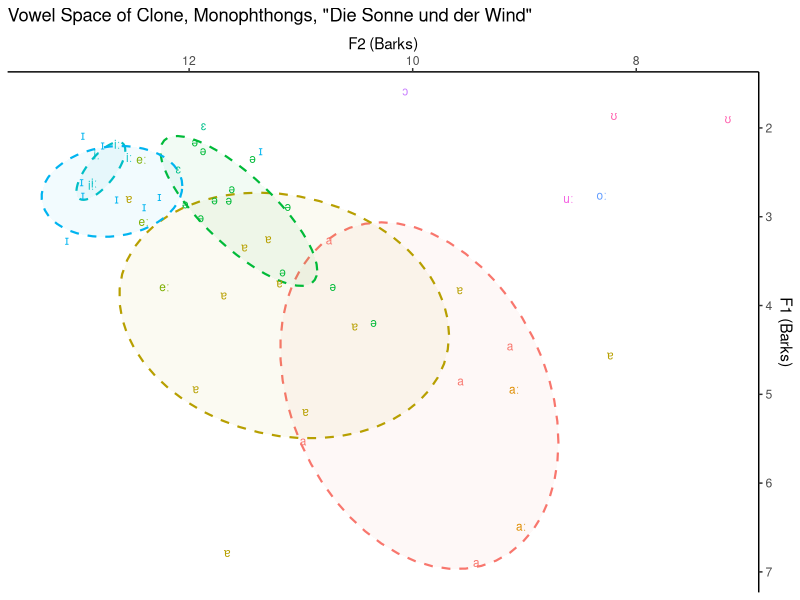
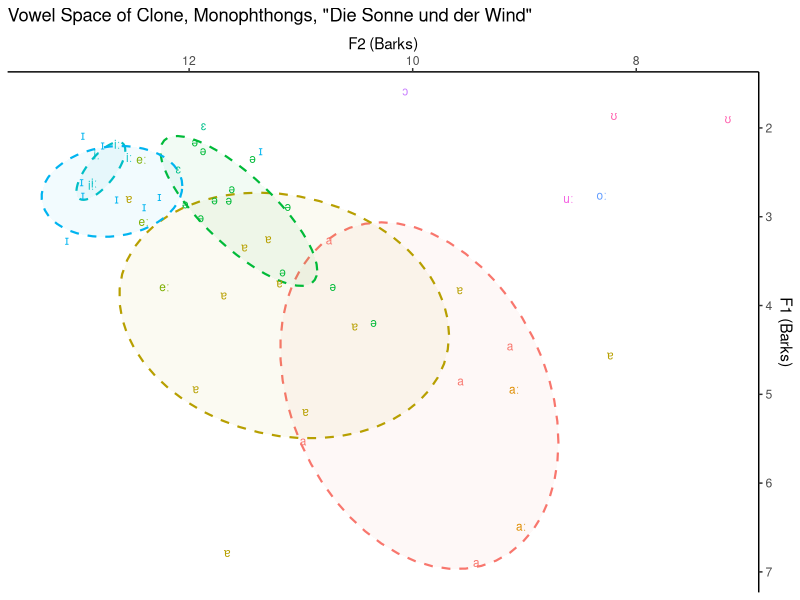

Generate these figures, in order, with R:
library(dplyr)
library(ggplot2)


MONOPHTHONGS <- c("iː", "ɪ", "a", "aː", "ə", "ɛ", "eː", "ɐ", 
                  "ɔ", "oː", "ʊ", "uː", "œ", "øː", "ʏ", "yː")
NASALS <- c("n", "n̩", "m", "m̩", "ɲ", "ŋ")
LIQUIDS <- c("l", "l̩", "ʁ")
POINTS_SAMPLED <- 6


to_bark <- function(f) {
  return (13 * atan(0.00076 * f) + 3.5 * atan((f / 7500) ** 2))
}

# Read CSV
my_vowels_ungrouped <- read.csv("./ElevenLabsMp3/formants.csv", sep = ";", nrows = 0) %>%
  filter(phone %in% MONOPHTHONGS, !(next_phone %in% c(NASALS, LIQUIDS)))

# Get average formant values
my_vowels <- my_vowels_ungrouped %>%
  filter(point_in_phone < POINTS_SAMPLED - 1,
         timepoint_in_phone > 0.015) %>%
  group_by(phone_id) %>%
  mutate(avg_f1 = mean(f1)) %>%
  mutate(avg_f2 = mean(f2)) %>%
  filter(point_in_phone == (POINTS_SAMPLED %/% 2)) # just pick one data point for each phone_id

# Filter out failed formant tracking
my_vowels <- my_vowels %>%
  filter(avg_f1 < 800, avg_f2 < 2500)

# Calculate bark formant values
my_vowels$b1 <- eval(to_bark(my_vowels$avg_f1), my_vowels)
my_vowels$b2 <- eval(to_bark(my_vowels$avg_f2), my_vowels)

# Plot
p <- my_vowels %>%
  ggplot(.)+
  aes(x = b2, y = b1, color = phone, label = phone)+
  stat_ellipse(type = "t", level = 0.67, linetype = 2, linewidth = 0.75,
               geom = "polygon", alpha = 0.05, aes(fill = phone))+
  theme_classic()+
  theme(legend.position = "none")+
  scale_x_reverse(position = "top", name = "F2 (Barks)")+
  scale_y_reverse(position = "right", name = "F1 (Barks)")+
  geom_text(hjust=0, vjust=0, size = 3)+
  ggtitle("Vowel Space of Clone, Monophthongs, \"Die Sonne und der Wind\"")

# Display plot
ggsave("ggplot.pdf", device=cairo_pdf, width=6, height = 3)
print(p)
